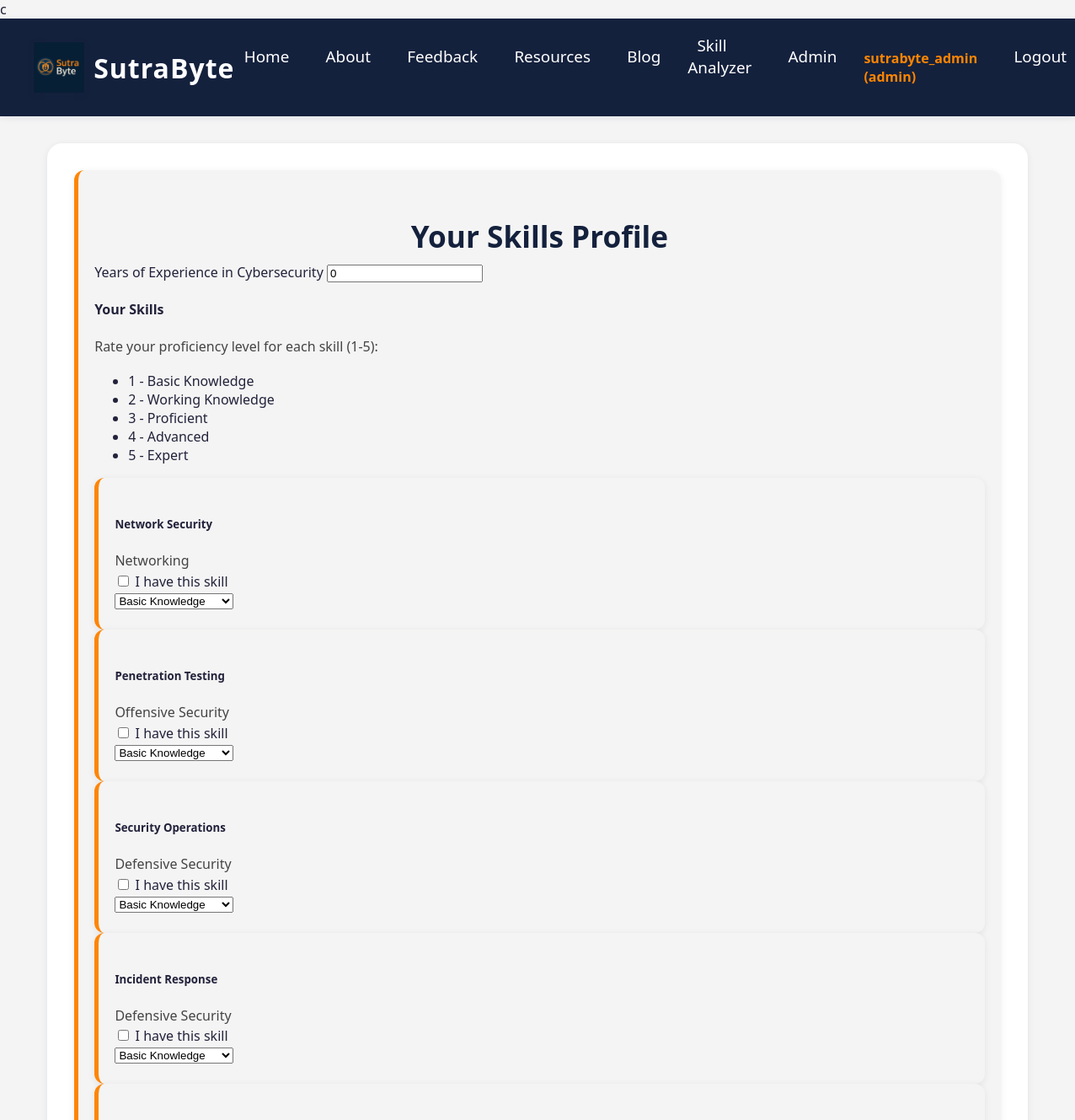
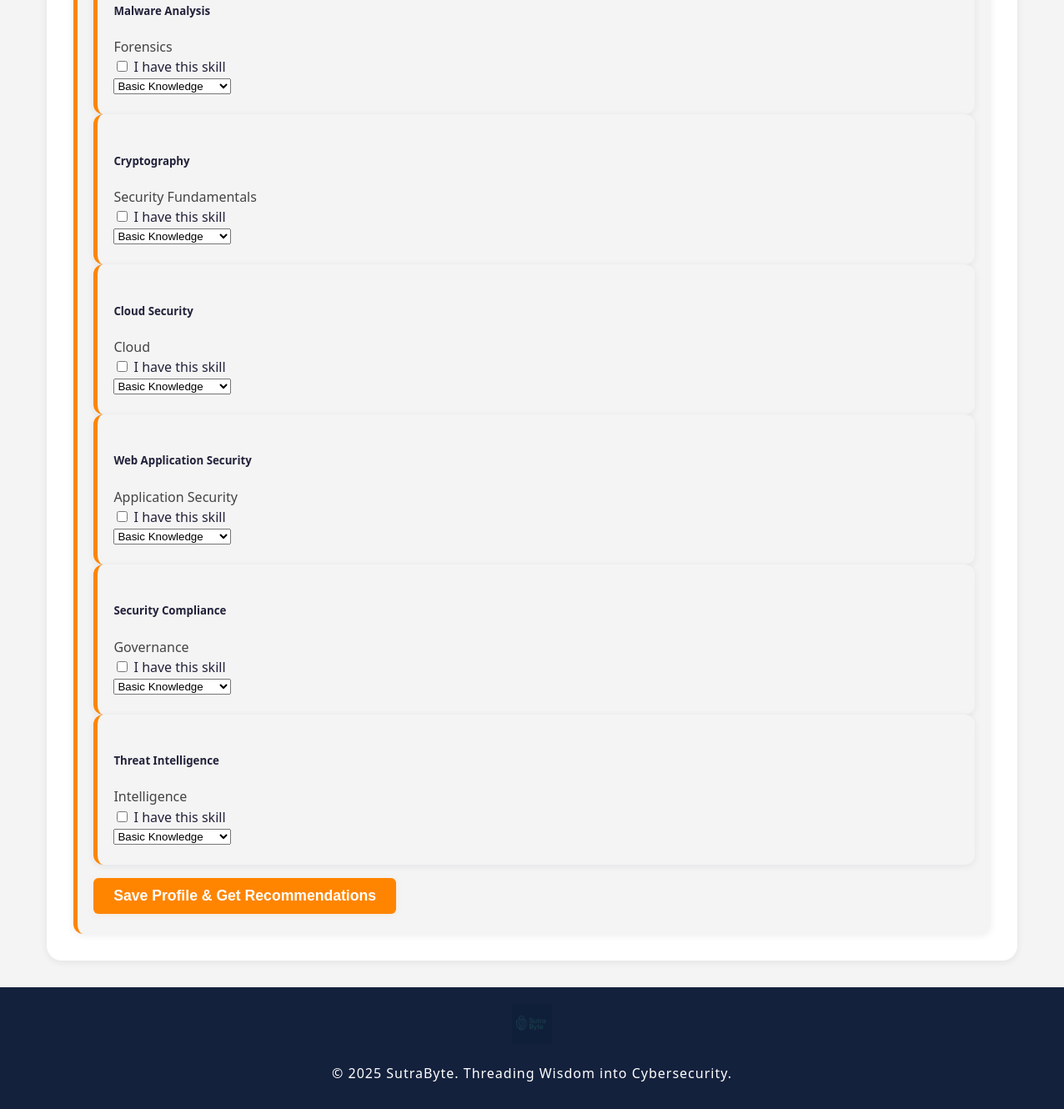
Page /skill-analyzer/profile (signed in) on the earlier database version (2 pictures, top to bottom).
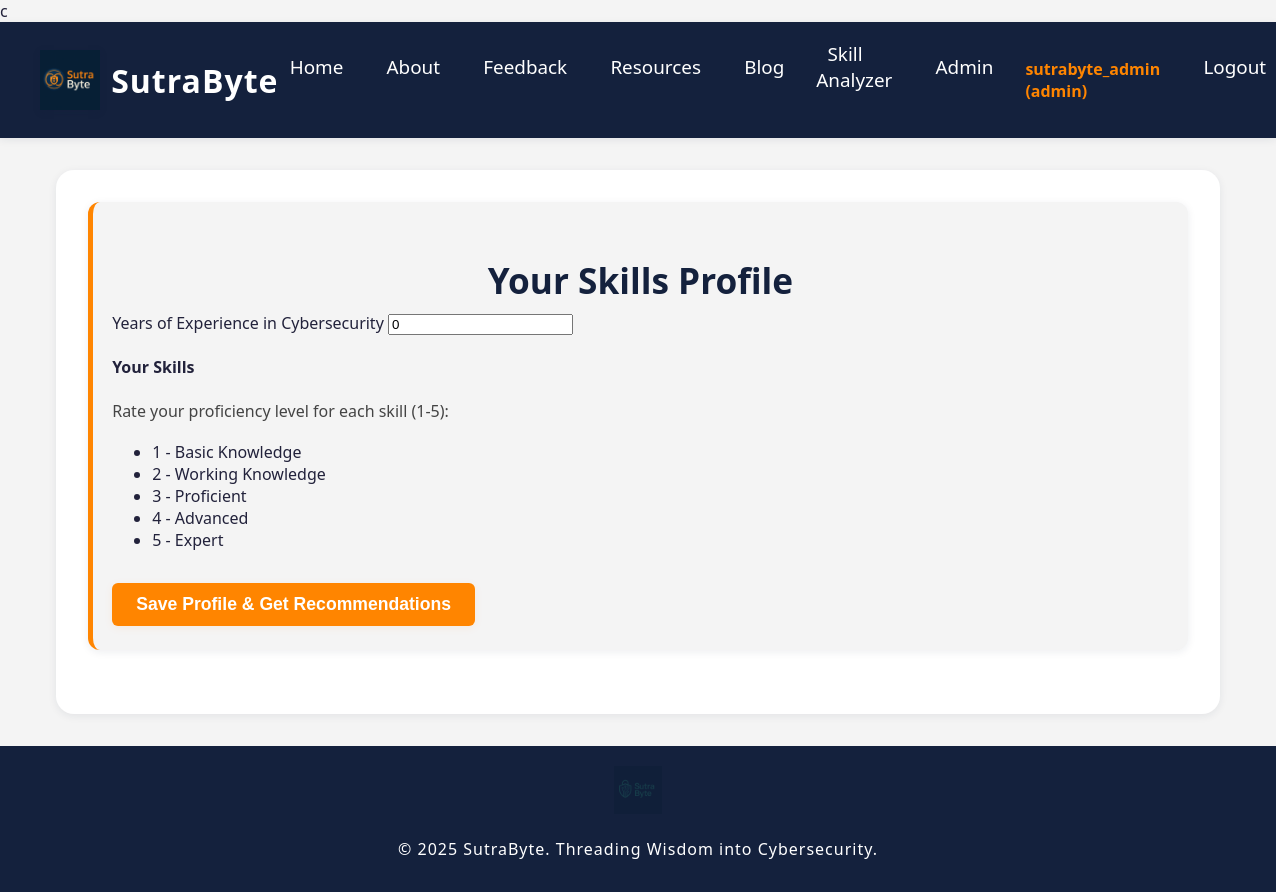
Same page on the later database version.
### app.py (models this page shows, shortened)
class User(db.Model, UserMixin):
    id = db.Column(db.Integer, primary_key=True)
    username = db.Column(db.String(80), unique=True, nullable=False)
    email = db.Column(db.String(120), unique=True, nullable=False)
    password_hash = db.Column(db.String(128), nullable=False)
    role = db.Column(db.String(20), nullable=False, default='student')
    registered_on = db.Column(db.DateTime, default=datetime.utcnow)
    skills = db.relationship('UserSkill', backref='user', lazy=True)
    experience = db.Column(db.Integer, default=0)  # Years of experience

class Skill(db.Model):
    id = db.Column(db.Integer, primary_key=True)
    name = db.Column(db.String(50), unique=True, nullable=False)
    category = db.Column(db.String(50), nullable=False)  # e.g., 'Cybersecurity', 'Networking', etc.
    description = db.Column(db.Text)

### app.py (the view, shortened to what this page needs)
@app.route('/skill-analyzer/profile', methods=['GET', 'POST'])
@login_required
def skill_profile():
    all_skills = Skill.query.all()
    user_skills = UserSkill.query.filter_by(user_id=current_user.id).all()
    return render_template('skill_analyzer/profile.html',
                         all_skills=all_skills,
                         user_skills=user_skills)

### app.py (called while the page is built)
@login_manager.user_loader
def load_user(user_id):
    return User.query.get(int(user_id))

### templates/skill_analyzer/profile.html (shortened to what this page needs)
{% extends "base.html" %}
{% block content %}
<div class="container mt-5">
    <div class="row">
        <div class="col-md-8 offset-md-2">
            <div class="card">
                <div class="card-header bg-primary text-white">
                    <h2 class="mb-0">Your Skills Profile</h2>
                </div>
                <div class="card-body">
                    <form method="POST" action="{{ url_for('skill_profile') }}">
                        <div class="mb-4">
                            <label for="experience" class="form-label">Years of Experience in Cybersecurity</label>
                            <input type="number" class="form-control" id="experience" name="experience"
                                   value="{{ current_user.experience }}" min="0" required>
                        </div>
                        <h4 class="mb-3">Your Skills</h4>
                        <div class="mb-3">
                            <p class="text-muted">Rate your proficiency level for each skill (1-5):</p>
                            <ul class="list-unstyled">
                                <li>1 - Basic Knowledge</li>
                                <li>2 - Working Knowledge</li>
                                <li>3 - Proficient</li>
                                <li>4 - Advanced</li>
                                <li>5 - Expert</li>
                            </ul>
                        </div>
                        <div class="skills-container">
                            {% for skill in all_skills %}
                            <div class="card mb-3">
                                <div class="card-body">
                                    <div class="row align-items-center">
                                        <div class="col-md-6">
                                            <h5 class="card-title">{{ skill.name }}</h5>
                                            <p class="card-text text-muted">{{ skill.category }}</p>
                                        </div>
                                        <div class="col-md-6">
                                            <div class="form-check">
                                                <input class="form-check-input" type="checkbox"
                                                       name="skills" value="{{ skill.name }}"
                                                       id="skill_{{ skill.id }}"
                                                       {% if skill in user_skills %}checked{% endif %}>
                                                <label class="form-check-label" for="skill_{{ skill.id }}">
                                                    I have this skill
                                                </label>
                                            </div>
                                            <select class="form-select mt-2" name="proficiencies"
                                                    id="proficiency_{{ skill.id }}">
                                                <option value="1">Basic Knowledge</option>
                                            </select>
                                        </div>
                                    </div>
                                </div>
                            </div>
                            {% endfor %}
                        </div>
                        <div class="text-center mt-4">
                            <button type="submit" class="btn btn-primary btn-lg">
                                Save Profile & Get Recommendations
                            </button>
                        </div>
                    </form>
                </div>
            </div>
        </div>
    </div>
</div>
{% endblock %}

### templates/base.html (shortened to what this page needs)
<!DOCTYPE html>
<html lang="en">
<head>
    <link rel="stylesheet" href="{{ url_for('static', filename='style.css') }}">
    <link rel="stylesheet" href="https://cdnjs.cloudflare.com/ajax/libs/font-awesome/6.4.0/css/all.min.css">
</head>
<body>
    <header>
        <nav class="navbar">
            <a href="/" class="logo">
                <img src="{{ url_for('static', filename='sutra-byte-logo1.png') }}" alt="SutraByte Logo" height="60">
                <span>SutraByte</span>
            </a>
            <ul class="nav-links">
                <li><a href="/">Home</a></li>
                <li><a href="/about">About</a></li>
                <li><a href="/feedback">Feedback</a></li>
                {% if current_user.is_authenticated %}
                    <li><a href="/resources">Resources</a></li>
                    <li><a href="/blog">Blog</a></li>
                    <li><a href="{{ url_for('skill_analyzer') }}">Skill Analyzer</a></li>
                    {% if current_user.role == 'admin' %}
                        <li><a href="/admin">Admin</a></li>
                    {% endif %}
                    <li><span style="color:var(--saffron);font-weight:600;">{{ current_user.username }} ({{ current_user.role }})</span></li>
                    <li><a href="{{ url_for('logout') }}">Logout</a></li>
                {% else %}
                    <li><a href="{{ url_for('login') }}">Login</a></li>
                    <li><a href="{{ url_for('register') }}">Register</a></li>
                {% endif %}
            </ul>
        </nav>
    </header>
    <main>
        {% block content %}{% endblock %}
    </main>
    <footer>
        <div>
            <img src="{{ url_for('static', filename='sutra-byte-logo2.png') }}" alt="SutraByte Watermark Logo" height="48">
            <p>&copy; 2025 SutraByte. Threading Wisdom into Cybersecurity.</p>
        </div>
    </footer>
</body>
</html>

### static/style.css (style rules this page uses)
:root { --deep-blue: #14213d; --saffron: #ff8500; --white: #fff; --grey: #f4f4f4; --text: #22223b; --shadow: 0 2px 8px rgba(20,33,61,0.08); }
html, body { margin: 0; padding: 0; font-family: 'Segoe UI', 'Roboto', 'Arial', sans-serif; background: var(--grey); color: var(--text); min-height: 100vh; }
header { background: var(--deep-blue); box-shadow: var(--shadow); min-height: 76px; }
.navbar { display: flex; align-items: center; justify-content: space-between; max-width: 1200px; margin: 0 auto; padding: 1.2rem 2.5rem; min-height: 76px; }
.logo { display: flex; align-items: center; text-decoration: none; color: var(--white); font-size: 2rem; font-weight: bold; letter-spacing: 1px; }
.logo img { margin-right: 0.7rem; box-shadow: 0 2px 8px rgba(20,33,61,0.10); }
.nav-links { list-style: none; display: flex; gap: 2rem; margin: 0; padding: 0; align-items: center; }
.nav-links a { color: var(--white); text-decoration: none; font-weight: 500; font-size: 1.18rem; transition: color 0.2s; position: relative; padding: 0.4rem 0.7rem; }
.nav-links a::after { content: ''; display: block; width: 0; height: 2px; background: var(--saffron); transition: width 0.3s; position: absolute; left: 0; bottom: -4px; }
main { max-width: 1100px; margin: 2rem auto 0 auto; padding: 2rem; background: var(--white); border-radius: 18px; box-shadow: var(--shadow); min-height: 60vh; }
footer { background: var(--deep-blue); color: var(--white); text-align: center; padding: 1.2rem 0 1rem 0; margin-top: 2rem; font-size: 1rem; letter-spacing: 1px; }
footer img { opacity: 0.18; margin-bottom: 0.2rem; }
.card { background: var(--grey); border-radius: 12px; box-shadow: var(--shadow); padding: 1.5rem 1.2rem; transition: transform 0.18s, box-shadow 0.18s; border-left: 5px solid var(--saffron); position: relative; }
.card p { margin: 0; line-height: 1.6; color: #444; }
.btn { background: var(--saffron); color: var(--white); border: none; border-radius: 6px; padding: 0.7rem 1.5rem; font-size: 1.1rem; font-weight: 600; cursor: pointer; transition: background 0.2s, transform 0.2s; box-shadow: 0 2px 8px rgba(255,133,0,0.08); margin-top: 1rem; text-decoration: none; display: inline-block; }
h2 { color: var(--deep-blue); font-size: 2.2rem; margin-bottom: 2rem; text-align: center; }
h1, h2, h3 { color: var(--deep-blue); font-family: 'Segoe UI', 'Roboto', 'Arial', sans-serif; margin-bottom: 0.5rem; }

Differences in the rows shown:
removed Skill: name "Network Security", category "Networking", proficiencies "Basic Knowledge"
removed Skill: name "Penetration Testing", category "Offensive Security", proficiencies "Basic Knowledge"
removed Skill: name "Security Operations", category "Defensive Security", proficiencies "Basic Knowledge"
removed Skill: name "Incident Response", category "Defensive Security", proficiencies "Basic Knowledge"
removed Skill: name "Malware Analysis", category "Forensics", proficiencies "Basic Knowledge"
removed Skill: name "Cryptography", category "Security Fundamentals", proficiencies "Basic Knowledge"
removed Skill: name "Cloud Security", category "Cloud", proficiencies "Basic Knowledge"
removed Skill: name "Web Application Security", category "Application Security", proficiencies "Basic Knowledge"
removed Skill: name "Security Compliance", category "Governance", proficiencies "Basic Knowledge"
removed Skill: name "Threat Intelligence", category "Intelligence", proficiencies "Basic Knowledge"
